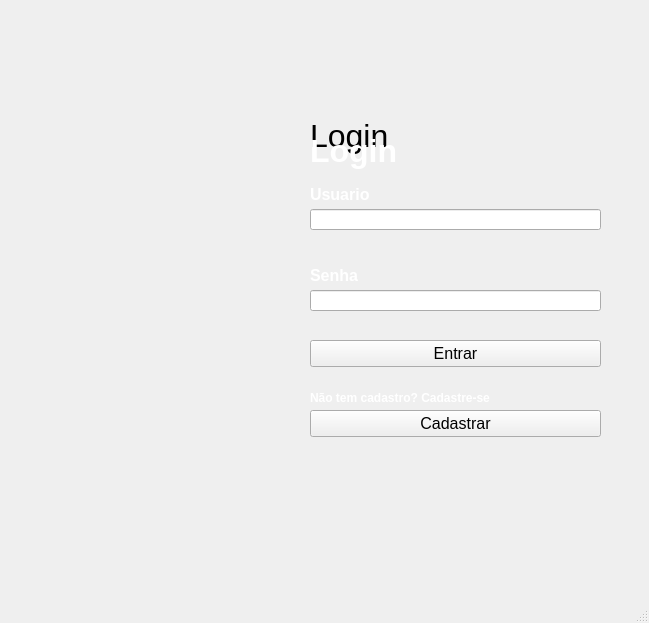
<?xml version="1.0" encoding="UTF-8"?>
<ui version="4.0">
 <class>MainWindow</class>
 <widget class="QMainWindow" name="MainWindow">
  <property name="windowModality">
   <enum>Qt::NonModal</enum>
  </property>
  <property name="geometry">
   <rect>
    <x>0</x>
    <y>0</y>
    <width>649</width>
    <height>623</height>
   </rect>
  </property>
  <property name="cursor">
   <cursorShape>IBeamCursor</cursorShape>
  </property>
  <property name="windowTitle">
   <string>MainWindow</string>
  </property>
  <widget class="QWidget" name="centralwidget">
   <widget class="QLabel" name="label">
    <property name="geometry">
     <rect>
      <x>310</x>
      <y>110</y>
      <width>133</width>
      <height>51</height>
     </rect>
    </property>
    <property name="font">
     <font>
      <pointsize>24</pointsize>
      <weight>50</weight>
      <bold>false</bold>
     </font>
    </property>
    <property name="text">
     <string>Login</string>
    </property>
   </widget>
   <widget class="QLabel" name="label_2">
    <property name="geometry">
     <rect>
      <x>310</x>
      <y>185</y>
      <width>71</width>
      <height>19</height>
     </rect>
    </property>
    <property name="font">
     <font>
      <pointsize>12</pointsize>
      <weight>75</weight>
      <bold>true</bold>
     </font>
    </property>
    <property name="toolTip">
     <string/>
    </property>
    <property name="styleSheet">
     <string notr="true">color: rgb(255, 255, 255);</string>
    </property>
    <property name="text">
     <string>Usuario</string>
    </property>
   </widget>
   <widget class="QLineEdit" name="lineEdit">
    <property name="geometry">
     <rect>
      <x>310</x>
      <y>209</y>
      <width>291</width>
      <height>21</height>
     </rect>
    </property>
    <property name="text">
     <string/>
    </property>
   </widget>
   <widget class="QLabel" name="label_3">
    <property name="geometry">
     <rect>
      <x>310</x>
      <y>266</y>
      <width>51</width>
      <height>19</height>
     </rect>
    </property>
    <property name="font">
     <font>
      <pointsize>12</pointsize>
      <weight>75</weight>
      <bold>true</bold>
     </font>
    </property>
    <property name="styleSheet">
     <string notr="true">color: rgb(255, 255, 255);</string>
    </property>
    <property name="text">
     <string>Senha</string>
    </property>
   </widget>
   <widget class="QLineEdit" name="lineEdit_2">
    <property name="geometry">
     <rect>
      <x>310</x>
      <y>290</y>
      <width>291</width>
      <height>21</height>
     </rect>
    </property>
    <property name="text">
     <string/>
    </property>
    <property name="echoMode">
     <enum>QLineEdit::Password</enum>
    </property>
   </widget>
   <widget class="QPushButton" name="pushButton">
    <property name="geometry">
     <rect>
      <x>310</x>
      <y>340</y>
      <width>291</width>
      <height>27</height>
     </rect>
    </property>
    <property name="font">
     <font>
      <pointsize>12</pointsize>
     </font>
    </property>
    <property name="text">
     <string>Entrar</string>
    </property>
   </widget>
   <widget class="QPushButton" name="pushButton_2">
    <property name="geometry">
     <rect>
      <x>310</x>
      <y>410</y>
      <width>291</width>
      <height>27</height>
     </rect>
    </property>
    <property name="font">
     <font>
      <pointsize>12</pointsize>
     </font>
    </property>
    <property name="text">
     <string>Cadastrar</string>
    </property>
   </widget>
   <widget class="QLabel" name="label_4">
    <property name="geometry">
     <rect>
      <x>310</x>
      <y>390</y>
      <width>191</width>
      <height>16</height>
     </rect>
    </property>
    <property name="font">
     <font>
      <weight>75</weight>
      <bold>true</bold>
     </font>
    </property>
    <property name="styleSheet">
     <string notr="true">color: rgb(255, 255, 255);</string>
    </property>
    <property name="text">
     <string>Não tem cadastro? Cadastre-se</string>
    </property>
   </widget>
   <widget class="QLabel" name="label_5">
    <property name="geometry">
     <rect>
      <x>310</x>
      <y>130</y>
      <width>121</width>
      <height>41</height>
     </rect>
    </property>
    <property name="font">
     <font>
      <pointsize>24</pointsize>
      <weight>75</weight>
      <bold>true</bold>
     </font>
    </property>
    <property name="styleSheet">
     <string notr="true">color: rgb(255, 255, 255);</string>
    </property>
    <property name="text">
     <string>Login</string>
    </property>
    <property name="scaledContents">
     <bool>true</bool>
    </property>
   </widget>
   <widget class="QLabel" name="label_6">
    <property name="geometry">
     <rect>
      <x>0</x>
      <y>0</y>
      <width>651</width>
      <height>591</height>
     </rect>
    </property>
    <property name="styleSheet">
     <string notr="true">background-image: url(:/newPrefix/Login_imagem.png);</string>
    </property>
    <property name="text">
     <string/>
    </property>
    <property name="pixmap">
     <pixmap resource="Login.qrc">:/newPrefix/Login_imagem.png</pixmap>
    </property>
    <property name="scaledContents">
     <bool>true</bool>
    </property>
   </widget>
   <zorder>label</zorder>
   <zorder>label_6</zorder>
   <zorder>pushButton</zorder>
   <zorder>lineEdit</zorder>
   <zorder>label_2</zorder>
   <zorder>lineEdit_2</zorder>
   <zorder>label_3</zorder>
   <zorder>pushButton</zorder>
   <zorder>pushButton_2</zorder>
   <zorder>label_4</zorder>
   <zorder>label_5</zorder>
  </widget>
  <widget class="QMenuBar" name="menubar">
   <property name="geometry">
    <rect>
     <x>0</x>
     <y>0</y>
     <width>649</width>
     <height>21</height>
    </rect>
   </property>
  </widget>
  <widget class="QStatusBar" name="statusbar"/>
 </widget>
 <tabstops>
  <tabstop>lineEdit</tabstop>
  <tabstop>lineEdit_2</tabstop>
 </tabstops>
 <resources>
  <include location="Login.qrc"/>
 </resources>
 <connections/>
</ui>
